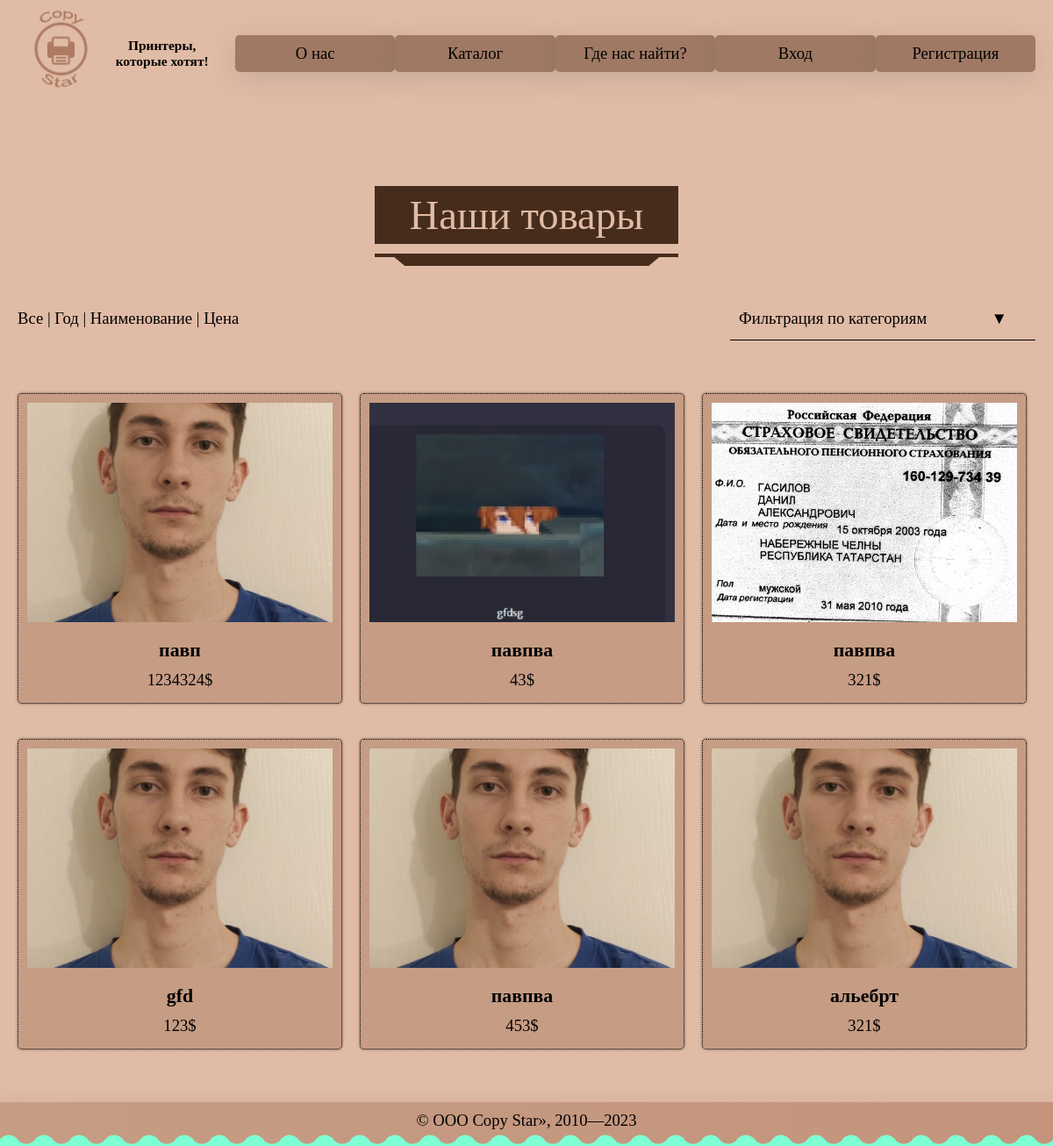
Screenshot of /catalog.php with the database file from the repository.
### tables this page shows
CREATE TABLE `products` (
  `product_id` int(11) NOT NULL,
  `name` varchar(256) NOT NULL,
  `price` int(11) NOT NULL,
  `country` varchar(256) NOT NULL,
  `year` int(11) NOT NULL,
  `model` varchar(256) NOT NULL,
  `category` varchar(256) NOT NULL,
  `count_products` int(11) NOT NULL,
  `path` varchar(256) NOT NULL,
  `created_at` timestamp NOT NULL DEFAULT CURRENT_TIMESTAMP
);

### catalog.php (the view, shortened to what this page needs)
<?php
	include "connect.php";
	$sql = "SELECT * FROM `categories`";
	$result = $connect->query($sql);
		$sql = "SELECT * FROM `products` WHERE `count_products` > 0 ORDER BY `created_at`";
	if(!$result=$connect->query($sql))
		return die ("Ошибка получения данных: ". $connect->error);
	$data = "";
	while($row = $result->fetch_assoc())
		$data .= sprintf('
			<div class="col prod" data-prod="%s" data-val="%s">
					<img src="%s" alt="">
					<h3><a href="product.php?id=%s">%s</a></h3>
					<p>%s$</p>
					<input type="hidden" name="product_id"">
					<input type="hidden" value="%s" name="year">
					<input type="hidden" class="el_filter" value="%s" name="category">
			</div>
		',   $row["count_products"], $row["product_id"],$row["path"], $row["product_id"], $row["name"], $row["price"], $row["year"], $row["category"]);
	include "header.php";
?>
	<main>
		<div class="content">
			<div class="head"><h2>Наши товары</h2></div>
			<div class="row">
				<p>
					<span class="sp">Все</span> |
					<span class="sp">Год</span> |
					<span class="sp">Наименование</span> |
					<span class="sp">Цена</span>
				</p>
				<select id="category">
					<option value disabled selected>Фильтрация по категориям ㅤㅤㅤㅤ▼</option>
				</select>
			</div>
			<div class="alim" id="products">
				<?= $data ?>
			</div>
		</div>
	</main>
<?php include "footer.php" ?>

### header.php (shortened to what this page needs)
<?php
	$menu = '
		<li><a href="index.php">О нас</a></li>
		<li><a href="catalog.php">Каталог</a></li>
		<li><a href="where.php">Где нас найти?</a></li>
		%s
		<p class="role">'.$_SESSION["role"].'</p>
		'
	;
	$m = '';
	if(isset($_SESSION["role"])) {
		$m = '<li><a href="cart.php">Корзина</a></li>';
		$m .= ($_SESSION["role"] == "admin") ? '<li><a href="admin">Админ-панель</a></li>' : '';
		$m .= '<li><a href="controllers/logout.php">Выход</a></li>';
	} else
		$m = '
			<li><a href="index.php#login">Вход</a></li>
			<li><a href="index.php#register">Регистрация</a></li>
		';
	$menu = sprintf($menu, $m);
?>
<!DOCTYPE html>
<html lang="ru">
<head>
	<link rel="stylesheet" href="style.css">
</head>
<body>
	<header>
		<div class="content">
			<div class="nav_elements">
		<div class="top">
		<a href="index.php" class="logo_src"><img src="logo/my_logo.png" alt=""></a>
			<h5 class="slogan">Принтеры, которые хотят!</h5>
		</div>
			<ul>
				<?= $menu ?>
			</ul>
			</div>
		</div>
	</header>

### footer.php
<footer>
	<div class="rooter"> © ООО Copy Star», 2010—2023 </div>
</footer>
</body>
</html>

### style.css (style rules this page uses)
* { margin: 0; padding: 0; box-sizing: border-box; }
body { background-color: #e0bba6; font-family: EkMuktaMedium,'Tahoma', 'sans-serif'; font-size: 14pt; }
h1,h2,h3,h4,p { padding: 5px 0; }
a { color: black; cursor:pointer; text-decoration: none; }
img { max-width:100%; object-fit: cover; }
input,select,textarea,button { width: 100%; height: 50px; outline: none; margin: 10px 0; transition: .2s; font-size: 14pt; padding-left: 10px; font-family: EkMuktaMedium,'Tahoma', 'sans-serif'; border-bottom: 1px solid; border-top: none; border-right: none; border-left: none; background-color: #e0bba6; }
select { -moz-appearance: none; -webkit-appearance: none; border-bottom: 1px solid; border-top: none; border-right: none; border-left: none; position: relative; outline: none; }
div.content { max-width: 1200px; margin: 0 auto; padding: 0 20px; }
div.head { padding: 50px 20px; text-align: center; }
.head h2 { font-family: EkMuktaMedium,'Tahoma', 'sans-serif'; position: relative; color: #e0bba6; background: #462c1c; font-size: 2.5em; font-weight: normal; padding: 10px 40px; display: inline-block; margin: 0; line-height: 1; }
.head h2:before { content: ""; position: absolute; width: 100%; height: 4px; left: 0; bottom: -15px; background: #462c1c; }
.head h2:after { content: ""; position: absolute; height: 0; width: 80%; border-top: 10px solid #462c1c;; border-left: 12px solid transparent; border-right: 12px solid transparent; left: 50%; transform: translateX(-50%); bottom: -25px; }
.slogan { text-align: center; }
div.row { display: flex; justify-content:space-between; flex-wrap: wrap; margin-bottom: 50px; align-items: center; }
.alim { display: flex; flex-wrap: wrap; justify-content: flex-start; gap:20px; }
div.col { width: 370px; padding: 10px; transition: .2s; text-align: center; border-radius: 5px; margin-bottom: 20px; background-color: #c69c84; border: 1px dotted; box-shadow: 0 0 3px rgba(0,0,0,0.5); }
div.col img { width: 100%; height: 250px; margin-bottom: 10px; }
header { background-color:#e0bba6; }
header div.top { display: flex; align-items: center; }
.logo_src { display: inline-block; }
header div.top img { width:150px; min-width: 50px; }
header ul { list-style: none; display: flex; align-items: center; justify-content: space-between; }
header ul li { width: 100%; padding: 10px 0; transition: opacity .2s; text-align: center; box-shadow: rgba(100, 100, 111, 0.2) 0px 7px 29px 0px; background-color: #9f7963; }
main { min-height: 600px; }
footer { box-shadow: rgba(100, 100, 111, 0.2) 0px 7px 29px 0px; margin-top: 40px; background: linear-gradient(to right, #c69c84, #c4947c); height: 50px; position: relative; }
footer::before { content: ""; position: absolute; left: 0; bottom: 0; right: 0; background-repeat: repeat; height: 10px; background-size: 20px 20px; background-image: radial-gradient(circle at 10px -5px, transparent 12px, aquamarine 13px); }
footer::after { content: ""; position: absolute; left: 0; bottom: 0; right: 0; background-repeat: repeat; height: 15px; background-size: 40px 20px; background-image: radial-gradient(circle at 10px 15px, aquamarine 12px, transparent 13px); }
span { cursor: pointer; }
select#category { max-width: 30%; }
.rooter { text-align: center; padding:10px 0; }
.content li { border-radius: 5px; }
.nav_elements { display: grid; gap: 20px; grid-template-columns: 1fr 4fr; }

### rows the page displays
products: path (picture), name "павп", price "1234324"
products: path (picture), name "павпва", price "43"
products: path (picture), name "павпва", price "321"
products: path (picture), name "gfd", price "123"
products: path (picture), name "павпва", price "453"
products: path (picture), name "альебрт", price "321"
